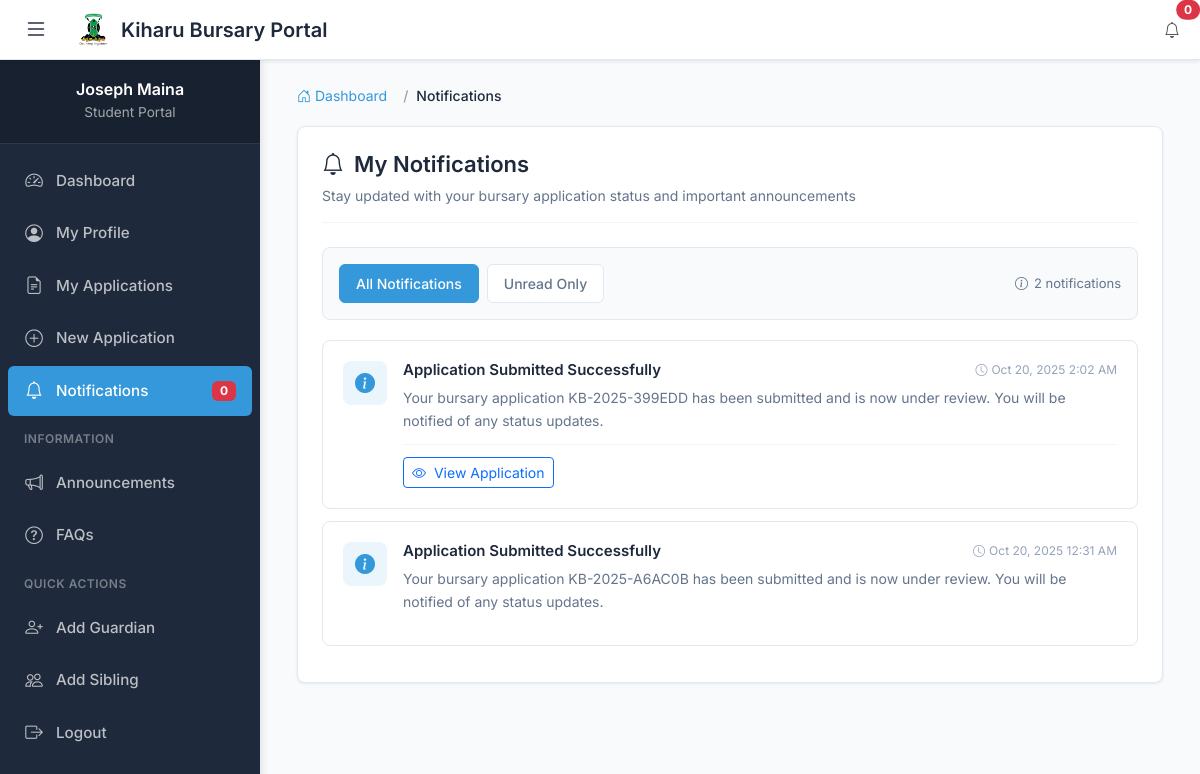
/student/notifications/ (signed in), run on an earlier commit of the app's database.
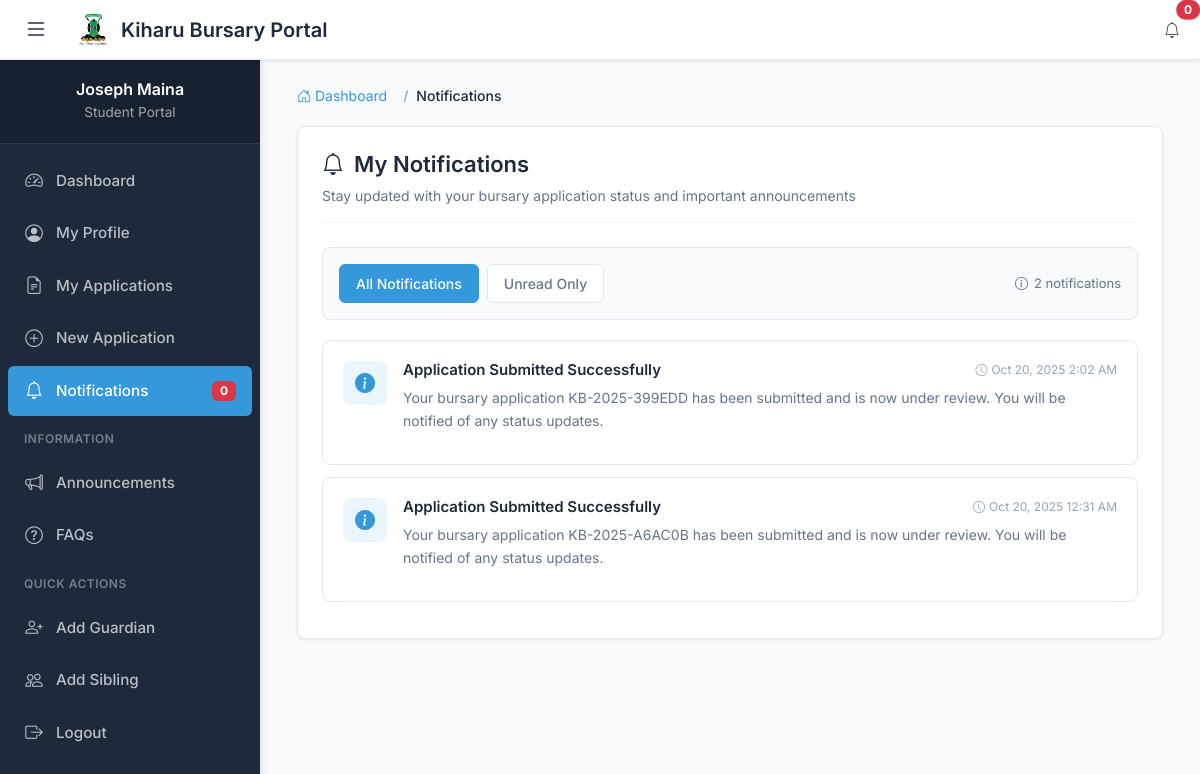
And on a later commit of the database.
### kiharu_system/models.py (models this page shows, shortened)
class Notification(models.Model):
    NOTIFICATION_TYPES = (
        ('application_status', 'Application Status'),
        ('document_request', 'Document Request'),
        ('allocation', 'Allocation'),
        ('disbursement', 'Disbursement'),
        ('system', 'System Notification'),
    )
    user = models.ForeignKey(User, on_delete=models.CASCADE, related_name='notifications')
    notification_type = models.CharField(max_length=20, choices=NOTIFICATION_TYPES)
    title = models.CharField(max_length=200)
    message = models.TextField()
    related_application = models.ForeignKey(Application, on_delete=models.SET_NULL, null=True, blank=True)
    is_read = models.BooleanField(default=False)
    created_at = models.DateTimeField(auto_now_add=True)

### kiharu_system/views.py (the view)
# urls.py: path('student/notifications/', views.notifications_list, name='notifications_list'),
@login_required
def notifications_list(request):
    notifications = Notification.objects.filter(user=request.user).order_by('-created_at')
    notifications.filter(is_read=False).update(is_read=True)
    paginator = Paginator(notifications, 15)
    page_number = request.GET.get('page')
    page_obj = paginator.get_page(page_number)
    context = {
        'page_obj': page_obj,
        'notifications': page_obj,
    }
    return render(request, 'students/notifications.html', context)

### templates/students/notifications.html (shortened to what this page needs)
{% extends 'student_base.html' %}
{% load static %}
{% block content %}
<div class="container-fluid">
    <nav aria-label="breadcrumb">
        <ol class="breadcrumb">
            <li class="breadcrumb-item">
                <a href="{% url 'student_dashboard' %}">
                    <i class="bi bi-house-door"></i> Dashboard
                </a>
            </li>
            <li class="breadcrumb-item active" aria-current="page">Notifications</li>
        </ol>
    </nav>
    <div class="section-container">
        <div class="page-header">
            <h1 class="page-title">
                <i class="bi bi-bell"></i>
                My Notifications
            </h1>
            <p class="page-subtitle">
                Stay updated with your bursary application status and important announcements
            </p>
        </div>
        <div class="filter-bar">
            <div class="filter-buttons">
                <button type="button" class="filter-btn active" data-filter="all">
                    All Notifications
                </button>
                <button type="button" class="filter-btn" data-filter="unread">
                    Unread Only
                </button>
            </div>
            <div class="notification-count">
                <i class="bi bi-info-circle"></i>
                <span>{{ notifications|length }} notification{{ notifications|length|pluralize }}</span>
            </div>
        </div>
        {% if notifications %}
            {% for notification in notifications %}
            <div class="notification-item {% if not notification.is_read %}unread{% endif %}">
                <div class="notification-wrapper">
                    <div class="notification-icon {{ notification.notification_type|default:'general' }}">
                        {% if notification.notification_type == 'application_status' %}
                            <i class="bi bi-info-circle-fill"></i>
                        {% elif notification.notification_type == 'document_request' %}
                            <i class="bi bi-file-earmark-text-fill"></i>
                        {% elif notification.notification_type == 'allocation' %}
                            <i class="bi bi-check-circle-fill"></i>
                        {% elif notification.notification_type == 'disbursement' %}
                            <i class="bi bi-cash-coin"></i>
                        {% else %}
                            <i class="bi bi-bell-fill"></i>
                        {% endif %}
                    </div>
                    <div class="notification-content">
                        <div class="notification-header">
                            <h3 class="notification-title">{{ notification.title }}</h3>
                            <div class="notification-meta">
                                <span class="notification-time">
                                    <i class="bi bi-clock"></i>
                                    {{ notification.created_at|date:"M j, Y g:i A" }}
                                </span>
                            </div>
                        </div>
                        <p class="notification-message">{{ notification.message }}</p>
                        {% if notification.related_application %}
                        <div class="notification-action">
                            <a href="{% url 'student_application_detail' notification.related_application.pk %}"
                               class="btn btn-sm btn-outline-primary">
                                <i class="bi bi-eye me-1"></i> View Application
                            </a>
                        </div>
                        {% endif %}
                    </div>
                </div>
            </div>
            {% endfor %}
        {% endif %}
    </div>
</div>
{% endblock %}

What changed in the data, as far as the page shows it:
changed Notification "Oct 20, 2025 2:02 AM": no longer shows "View Application"
